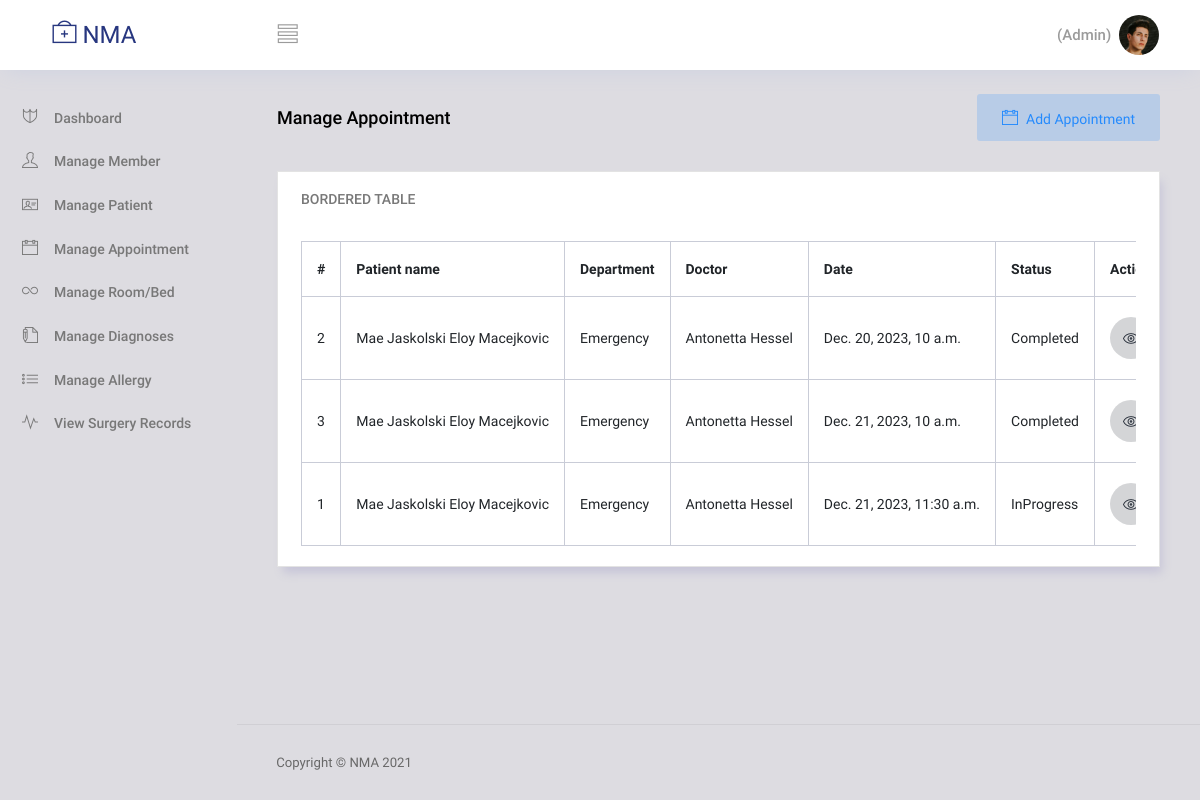
Screenshot of /manage-appointment/ (signed in) with the database file from the repository.
### app/models.py (models this page shows, shortened)
class Appointment(models.Model):
    STATUS = [
        ('Pending', 'Pending'),
        ('InProgress', 'InProgress'),
        ('Completed', 'Completed'),
    ]
    patient = models.ForeignKey(Patient,null=True,on_delete=models.SET_NULL)
    doctor = models.ForeignKey(Staff,null=True, related_name='doctor_appts',on_delete=models.SET_NULL)
    nurse = models.ForeignKey(Staff,null=True, related_name='nurse_appts',on_delete=models.SET_NULL)
    receptionits = models.ForeignKey(Staff,null=True, related_name='recep_appts',on_delete=models.SET_NULL)
    department = models.ForeignKey(Department,null=True,on_delete=models.SET_NULL)
    app_date = models.DateTimeField()
    status = models.CharField(max_length=35, choices=STATUS, null=True)
    created_date = models.DateTimeField(auto_now_add=True, null=True)

class Patient(models.Model):
    GENDER = [
        ('Male', 'Male'),
        ('Female', 'Female'),
    ]
    user = models.OneToOneField(User, null=True, blank=True, on_delete=models.CASCADE)
    number = models.CharField(max_length=20, null=True, blank=True)
    gender = models.CharField(max_length=100, choices=GENDER)
    dob = models.DateField()
    address = models.CharField(max_length=100)
    created_date = models.DateTimeField(auto_now_add=True, null=True)

class Department(models.Model):
    name = models.CharField(max_length=100)
    created_date = models.DateTimeField(auto_now_add=True, null=True)

class Staff(models.Model):
    GENDER = [
        ('Male', 'Male'),
        ('Female', 'Female'),
    ]
    POSITION = [
        ('NURSE','NURSE'),
        ('DOCTOR', 'DOCTOR'),
        ('RECEPTIONIST', 'RECEPTIONIST'),
    ]
    SHIFT = [
        ('9AM-5PM','9AM-5PM'),
        ('6PM-12AM', '6PM-12AM'),
        ('12AM-6AM', '12AM-6AM')
    ]
    user = models.OneToOneField(User, null=True, blank= True, on_delete=models.CASCADE)
    department = models.ForeignKey(Department,on_delete=models.SET_NULL,null=True,blank=True)
    position = models.CharField(max_length=100, choices=POSITION)
    gender = models.CharField(max_length=10, choices=GENDER)
    shift = models.CharField(max_length=35, choices=SHIFT)
    dob = models.DateField(null=True, blank=True)
    address = models.CharField(max_length=100)
    number = models.CharField(max_length=20)
    created_date = models.DateTimeField(auto_now_add=True, null=True)

### app/decorators.py (the view)
        def wrapper_func(request, *args, **kwargs):
            position = getCurrentUserPosition(request.user)
            if position in allowed_roles:
                return view_func(request, *args, **kwargs)
            else:
                return HttpResponse('You do not permissions to view this page!')

### NewarkMedical/views.py (called while the page is built)
@login_required
@allowed_users(allowed_roles=['Admin', 'NURSE', 'DOCTOR', 'RECEPTIONIST'])
def MANAGE_APPOINTMENT(request):
    appList = Appointment.objects.all().order_by('app_date','-status')
    deptList = Department.objects.all().order_by('-created_date')
    patientList = Patient.objects.all().order_by('-created_date')
    doctorList = Staff.objects.filter(position='DOCTOR').order_by('-created_date')
    nurseList = Staff.objects.filter(position='NURSE').order_by('-created_date')
    data = {
        'appList':appList,
        'deptList':deptList,
        'patientList':patientList,
        'doctorList':doctorList,
        'nurseList':nurseList
    }
    return render(request,"manage-appointment.html", data)

### app/templatetags/filterData.py (called while the page is built)
@register.simple_tag
def getCurrentUserPosition(user):
    staff = Staff.objects.filter(user=user)
    patient = Patient.objects.filter(user=user)
    position = 'Admin'
    if staff.exists():
        position = staff.first().position
    else:
        if patient.exists():
            position = 'Patient'
    return position

@register.simple_tag
def getPatient(user):
    patient = Patient.objects.filter(user=user)
    if patient.exists():
        return patient.first()
    return None

### templates/manage-appointment.html (shortened to what this page needs)
{% extends 'base.html' %}
{% block content %}
{% load static %}
{% load filterData %}
{% getCurrentUserPosition user as position %}
<div class="content-wrapper">
  <div class="row">
    <div class="col-md-12 grid-margin">
      <div class="d-flex justify-content-between align-items-center">
        <div>
          <h4 class="font-weight-bold mb-0">Manage Appointment</h4>
        </div>
        <div>
            {% if position != 'NURSE' %}
              <button type="button" class="btn btn-inverse-primary btn-icon-text" data-bs-toggle="modal" data-bs-target="#addAppointment">
                <i class="ti-calendar btn-icon-prepend"></i>Add Appointment
              </button>
            {% endif %}
        </div>
      </div>
    </div>
  </div>
  <div class="row">
    <div class="col-lg-12 grid-margin stretch-card">
      <div class="card">
        <div class="card-body">
          <h4 class="card-title">Bordered table</h4>
          <div class="table-responsive pt-3">
            <table class="table table-bordered">
              <thead>
                <tr>
                  <th>#</th>
                  <th>Patient name</th>
                  <th>Department</th>
                  <th>Doctor</th>
                  <th>Date</th>
                  <th>Status</th>
                  <th>Action</th>
                </tr>
              </thead>
              <tbody>
                {% for a in appList %}
                  <tr>
                    <td>{{a.id}}</td>
                    <td>{{a.patient.user.first_name}} {{a.patient.user.last_name}}</td>
                    <td>{{a.department.name}}</td>
                    <td>{{a.doctor.user.first_name}} {{a.doctor.user.last_name}}</td>
                    <td>{{a.app_date}}</td>
                    <td>{{a.status}}</td>
                    <td>
                      <a href="{% url "appointment-details" a.id %}" class="d-flex align-items-center justify-content-center btn btn-inverse-dark btn-icon btn-rounded">
                        <i class="ti-eye"></i>
                      </a>
                    </td>
                  </tr>
                {% endfor %}
              </tbody>
            </table>
          </div>
        </div>
      </div>
    </div>
  </div>
</div>
{% endblock content %}

### templates/common/header.html (shortened to what this page needs)
{% load filterData %}
{% getCurrentUserPosition user as position %}
<nav class="navbar col-lg-12 col-12 p-0 fixed-top d-flex flex-row">
    <div class="text-center navbar-brand-wrapper d-flex align-items-center justify-content-center">
        <a class="navbar-brand brand-logo me-5" href="index.html"><i class="ti-support"></i> NMA</a>
    </div>
    <div class="navbar-menu-wrapper d-flex align-items-center justify-content-end">
        <button class="navbar-toggler navbar-toggler align-self-center" type="button" data-toggle="minimize">
            <span class="ti-view-list"></span>
        </button>
        <ul class="navbar-nav navbar-nav-right">
            <li class="nav-item nav-profile dropdown">
                <h6 class="m-2">{{user.first_name}} {{user.last_name}} ({{position}}) </h6>
                <a class="nav-link dropdown-toggle" href="#" data-bs-toggle="dropdown" id="profileDropdown">
                    <img src="/static/images/faces/face12.jpg" alt="profile" />
                </a>
            </li>
        </ul>
    </div>
</nav>

### rows the page displays
Appointment: id "2", patient.user.first_name "Mae Jaskolski", patient.user.last_name "Eloy Macejkovic", department.name "Emergency", doctor.user.first_name "Antonetta", doctor.user.last_name "Hessel", app_date "Dec. 20, 2023, 10 a.m.", status "Completed"
Appointment: id "3", patient.user.first_name "Mae Jaskolski", patient.user.last_name "Eloy Macejkovic", department.name "Emergency", doctor.user.first_name "Antonetta", doctor.user.last_name "Hessel", app_date "Dec. 21, 2023, 10 a.m.", status "Completed"
Appointment: id "1", patient.user.first_name "Mae Jaskolski", patient.user.last_name "Eloy Macejkovic", department.name "Emergency", doctor.user.first_name "Antonetta", doctor.user.last_name "Hessel", app_date "Dec. 21, 2023, 11:30 a.m.", status "InProgress"

### other values shown
{{ position }} "Admin"
